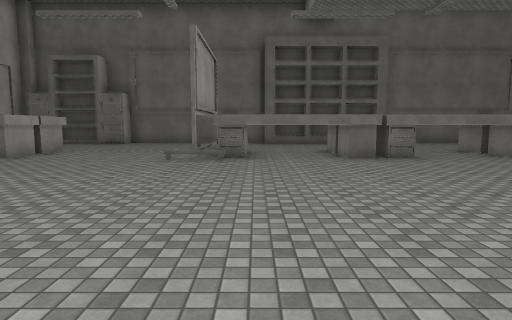
[1] (above)

16 first-person views from a walk through a scene from a Unity 3-D project. The camera is 1.5 m above the floor, tilts 6° down and sees 75° across. The floor is counted in squares, 2 m on a side. Each view is taken from the middle of a square. On the plan, view 1 faces up. The plan holds only what a view shows up to about 11 squares ahead; the rest is blank. Surface patterns are stand-ins for the level's own textures.

[2]
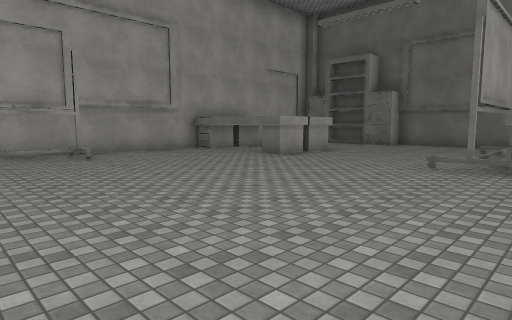

[3]
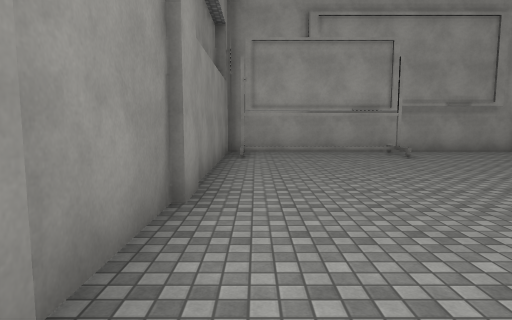

[4]
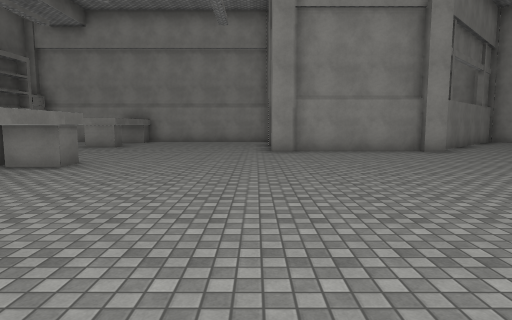

[5]
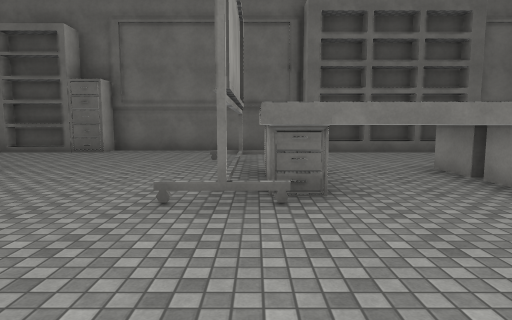

[6]
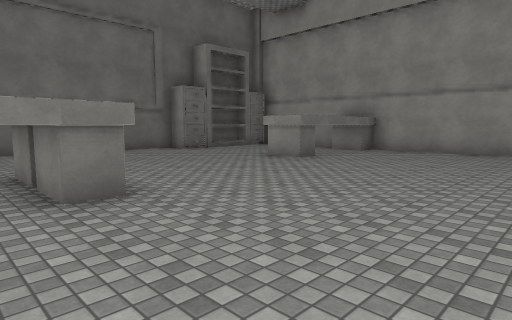

[7]
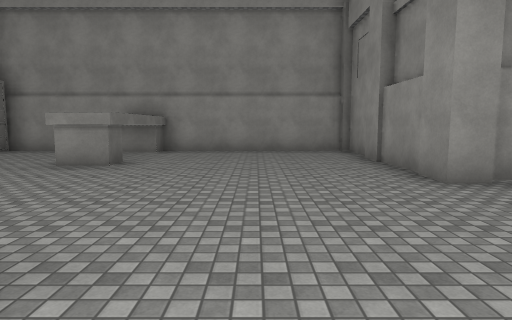

[8]
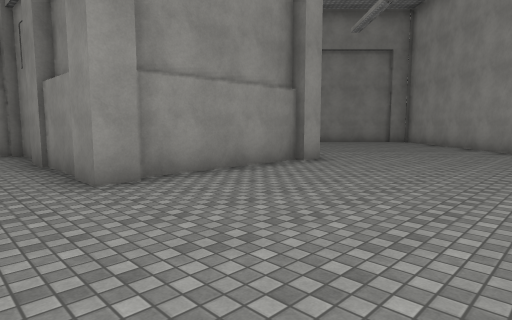

[9]
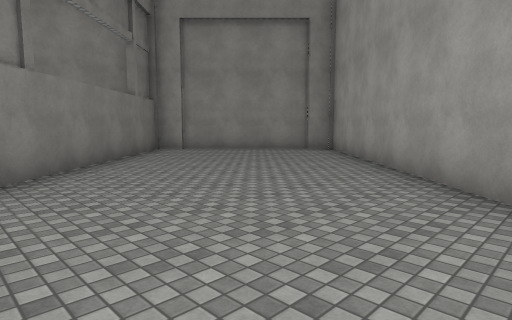

[10]
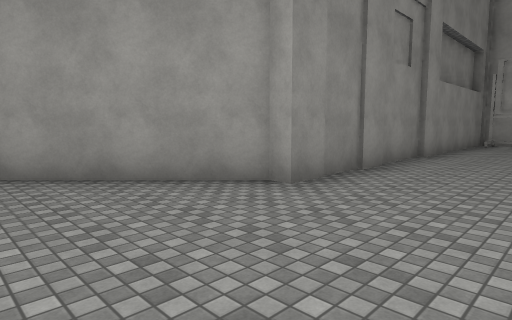

[11]
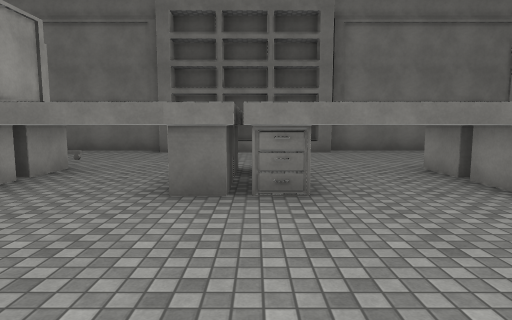

[12]
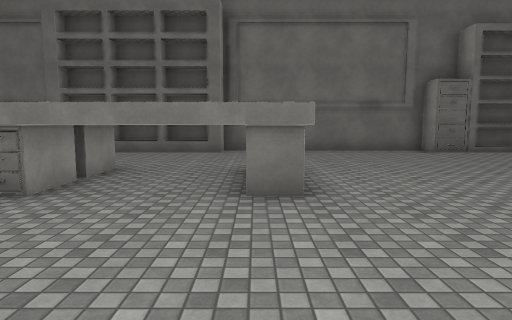

[13]
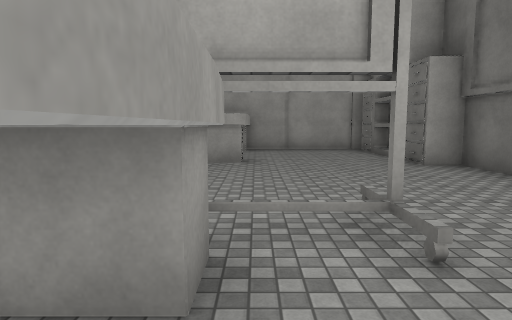

[14]
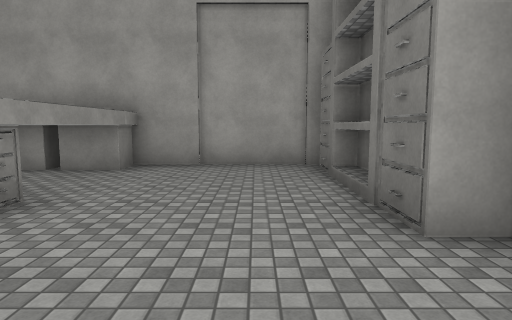

[15]
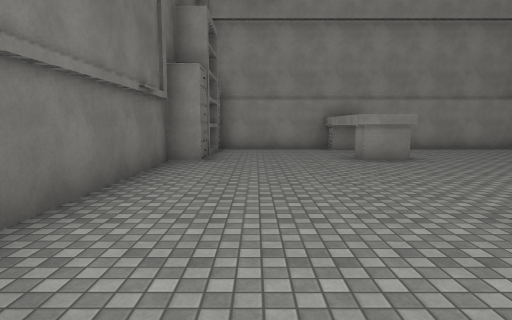

[16]
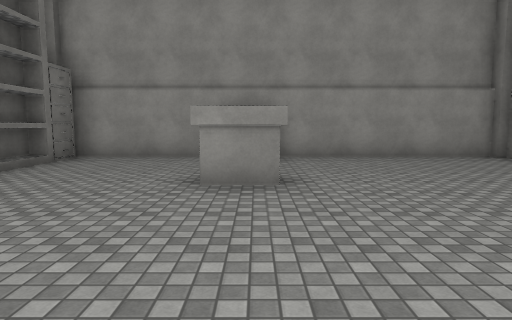

### Floor plan
Key: @ floor where view 1 was taken; # wall or solid block; x gap in a wall; . floor; ^ raised ledge; T thing the floor can be seen under or through.
Columns run from 10 left of view 1 to 15 right of it. Each row starts with its distance up from view 1.
 14 ##########################
 13 #.###......^#^^#......##.#
 12 #........................#
 11 #........#...............#
 10 #........x...............#
  9 #####....TTTTTT T.....####
  8 #####....TTTTTTTT........#
  7 #........................#
  6 #........................#
  5 #........................#
  4 #........................#
  3 #.#.................######
  2 #...................#
  1 #...................#
  0 #.........@.........#
 -1 ############........##
 -2            ##........##
 -3             ##........##
 -4              ##........##
 -5               ##........##
 -6                ##........#
 -7                 ##......##
 -8                  ##....##
 -9                   ##..##
-10                    ####

Positions as (right, up) in squares from view 1, and headings:
1: (0, 0), facing up
2: (0, 1), facing up-left
3: (0, 0), facing left
4: (0, 4), facing right
5: (-1, 4), facing up
6: (5, 4), facing up-right
7: (5, 6), facing right
8: (5, 5), facing down-right
9: (5, -1), facing down-right
10: (5, 2), facing down-left
11: (3, 4), facing up
12: (6, 4), facing up
13: (1, 10), facing left
14: (-3, 12), facing left
15: (4, 12), facing right
16: (7, 9), facing right
